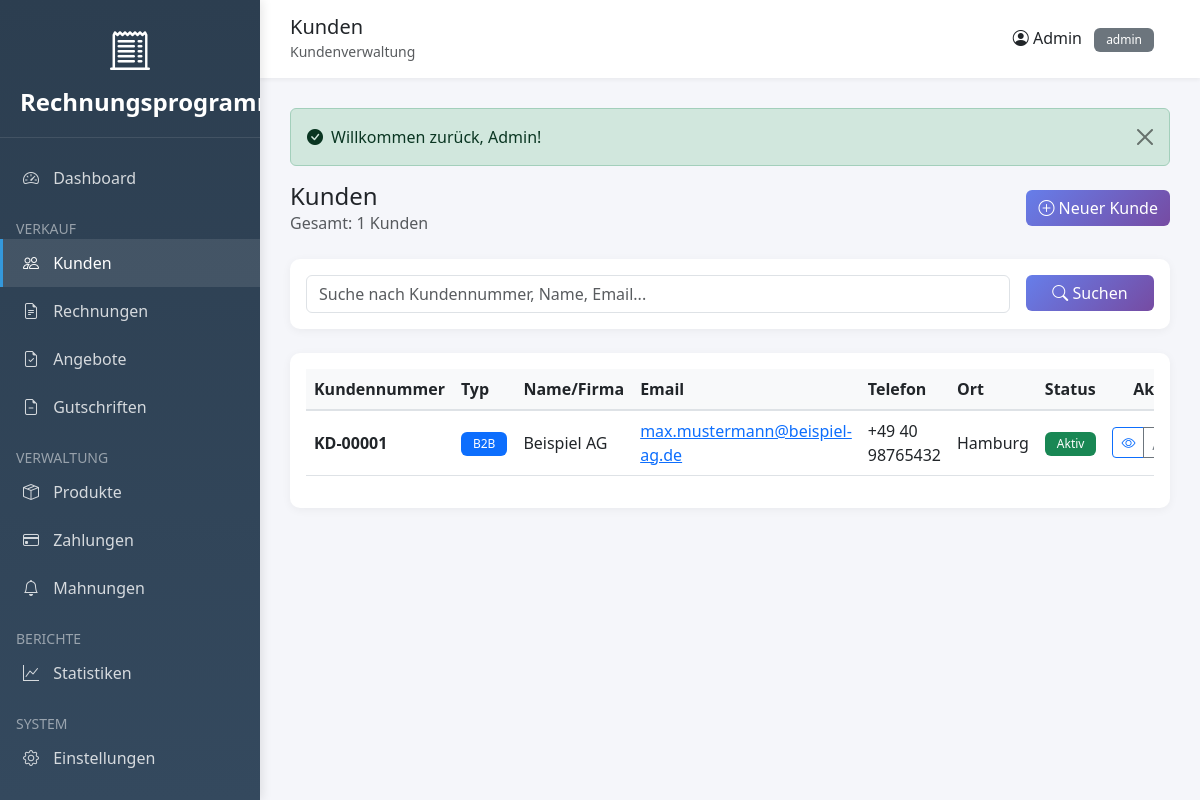
The page /customers (signed in) on the database its author committed.
### tables this page shows
CREATE TABLE IF NOT EXISTS `customers` (
  `id` INT UNSIGNED NOT NULL AUTO_INCREMENT,
  `client_id` INT UNSIGNED NOT NULL,
  `customer_number` VARCHAR(50) NOT NULL,
  `customer_type` ENUM('b2b', 'b2c') NOT NULL DEFAULT 'b2b',
  `company_name` VARCHAR(200) DEFAULT NULL,
  `first_name` VARCHAR(100) DEFAULT NULL,
  `last_name` VARCHAR(100) DEFAULT NULL,
  `email` VARCHAR(100) DEFAULT NULL,
  `phone` VARCHAR(50) DEFAULT NULL,
  `mobile` VARCHAR(50) DEFAULT NULL,
  `website` VARCHAR(200) DEFAULT NULL,
  `tax_id` VARCHAR(50) DEFAULT NULL,
  `vat_id` VARCHAR(50) DEFAULT NULL,
  `tax_region` ENUM('domestic', 'eu', 'non_eu') NOT NULL DEFAULT 'domestic',
  `billing_street` VARCHAR(200) DEFAULT NULL,
  `billing_zip` VARCHAR(20) DEFAULT NULL,
  `billing_city` VARCHAR(100) DEFAULT NULL,
  `billing_country` VARCHAR(100) DEFAULT 'Deutschland',
  `shipping_street` VARCHAR(200) DEFAULT NULL,
  `shipping_zip` VARCHAR(20) DEFAULT NULL,
  `shipping_city` VARCHAR(100) DEFAULT NULL,
  `shipping_country` VARCHAR(100) DEFAULT NULL,
  `payment_terms_days` INT DEFAULT 14,
  `skonto_days` INT DEFAULT 7,
  `skonto_percent` DECIMAL(5,2) DEFAULT 2.00,
  `credit_limit` DECIMAL(15,2) DEFAULT 0.00,
  `notes` TEXT DEFAULT NULL,
  `is_active` TINYINT(1) NOT NULL DEFAULT 1,
  `shopify_customer_id` BIGINT UNSIGNED DEFAULT NULL,
  `created_at` TIMESTAMP NOT NULL DEFAULT CURRENT_TIMESTAMP,
  `updated_at` TIMESTAMP NOT NULL DEFAULT CURRENT_TIMESTAMP ON UPDATE CURRENT_TIMESTAMP,
  PRIMARY KEY (`id`),
  UNIQUE KEY `customer_number` (`client_id`, `customer_number`),
  KEY `idx_client_id` (`client_id`),
  KEY `idx_customer_type` (`customer_type`),
  KEY `idx_email` (`email`),
  KEY `idx_shopify` (`shopify_customer_id`),
  KEY `idx_is_active` (`is_active`),
  CONSTRAINT `fk_customers_client` FOREIGN KEY (`client_id`) REFERENCES `clients` (`id`) ON DELETE CASCADE
);

### app/Controllers/CustomerController.php (called while the page is built, shortened)
<?php
class CustomerController extends Controller {
    private $customerModel;
    public function __construct() {
        $this->customerModel = new Customer();
    }
    public function index() {
        $page = $this->get('page', 1);
        $search = $this->get('search', '');
        if ($search) {
            $customers = $this->customerModel->search($search);
            $pagination = null;
        } else {
            $pagination = $this->customerModel->paginate($page, 20, ['client_id' => 1], 'id', 'DESC');
            $customers = $pagination['data'];
        }
        $this->view('customers.index', [
            'title' => 'Kunden',
            'subtitle' => 'Kundenverwaltung',
            'activeMenu' => 'customers',
            'customers' => $customers,
            'pagination' => $pagination,
            'search' => $search
        ]);
    }
}

### public/index.php (called while the page is built, shortened)
<?php
$router = require_once __DIR__ . '/../config/routes.php';
try {
    $router->dispatch();
} catch (Exception $e) {
    if (APP_DEBUG) {
        echo '<h1>Error</h1>';
        echo '<p>' . $e->getMessage() . '</p>';
        echo '<pre>' . $e->getTraceAsString() . '</pre>';
    } else {
        logMessage('Application Error: ' . $e->getMessage(), 'error');
        http_response_code(500);
        echo '<h1>Internal Server Error</h1>';
    }
}

### libs/Database.php (called while the page is built, shortened)
<?php
class Database {
    private static $instance = null;
    private $connection;
    private function __construct() {
        try {
            $dsn = sprintf(
                'mysql:host=%s;port=%s;dbname=%s;charset=%s',
                DB_HOST,
                DB_PORT,
                DB_DATABASE,
                DB_CHARSET
            );
            $options = [
                PDO::ATTR_ERRMODE            => PDO::ERRMODE_EXCEPTION,
                PDO::ATTR_DEFAULT_FETCH_MODE => PDO::FETCH_ASSOC,
                PDO::ATTR_EMULATE_PREPARES   => false,
                PDO::MYSQL_ATTR_INIT_COMMAND => "SET NAMES " . DB_CHARSET
            ];
            $this->connection = new PDO($dsn, DB_USERNAME, DB_PASSWORD, $options);
        } catch (PDOException $e) {
            logMessage('Database Connection Error: ' . $e->getMessage(), 'error');
            if (APP_DEBUG) {
                die('Database Connection Error: ' . $e->getMessage());
            } else {
                die('Database connection failed. Please contact administrator.');
            }
        }
    }
    public static function getInstance() {
        if (self::$instance === null) {
            self::$instance = new self();
        }
        return self::$instance;
    }
    public function query($sql, $params = []) {
        try {
            $stmt = $this->connection->prepare($sql);
            $stmt->execute($params);
            return $stmt;
        } catch (PDOException $e) {
            logMessage('Query Error: ' . $e->getMessage() . ' | SQL: ' . $sql, 'error');
            throw $e;
        }
    }
    public function fetchOne($sql, $params = []) {
        $stmt = $this->query($sql, $params);
        return $stmt->fetch();
    }
    public function fetchAll($sql, $params = []) {
        $stmt = $this->query($sql, $params);
        return $stmt->fetchAll();
    }
}

### libs/Model.php (called while the page is built, shortened)
<?php
abstract class Model {
    protected $db;
    protected $table;
    public function __construct() {
        $this->db = Database::getInstance();
    }
    public function count($conditions = []) {
        $sql = "SELECT COUNT(*) as count FROM {$this->table} WHERE 1=1";
        $params = [];
        foreach ($conditions as $field => $value) {
            $sql .= " AND {$field} = ?";
            $params[] = $value;
        }
        $result = $this->db->fetchOne($sql, $params);
        return (int)$result['count'];
    }
    public function paginate($page = 1, $perPage = 20, $conditions = [], $orderBy = null, $order = 'ASC') {
        $offset = ($page - 1) * $perPage;
        $sql = "SELECT * FROM {$this->table} WHERE 1=1";
        $params = [];
        foreach ($conditions as $field => $value) {
            $sql .= " AND {$field} = ?";
            $params[] = $value;
        }
        if ($orderBy) {
            $sql .= " ORDER BY {$orderBy} {$order}";
        }
        $sql .= " LIMIT {$perPage} OFFSET {$offset}";
        $data = $this->db->fetchAll($sql, $params);
        $total = $this->count($conditions);
        return [
            'data' => $data,
            'total' => $total,
            'page' => $page,
            'per_page' => $perPage,
            'last_page' => ceil($total / $perPage)
        ];
    }
}

### config/helpers.php (called while the page is built, shortened)
<?php
function url($path = '') {
    return APP_URL . '/' . ltrim($path, '/');
}
function e($string) {
    return htmlspecialchars($string ?? '', ENT_QUOTES, 'UTF-8');
}

### app/Views/customers/index.php (the view, shortened to what this page needs)
<div class="d-flex justify-content-between align-items-center mb-4">
    <div>
        <h4 class="mb-0">Kunden</h4>
        <p class="text-muted mb-0">Gesamt: <?= $pagination ? number_format($pagination['total'], 0, ',', '.') : count($customers) ?> Kunden</p>
    </div>
    <div>
        <a href="<?= url('customers/create') ?>" class="btn btn-primary">
            <i class="bi bi-plus-circle"></i> Neuer Kunde
        </a>
    </div>
</div>
<div class="card mb-4">
    <div class="card-body">
        <form method="GET" action="<?= url('customers') ?>" class="row g-3">
            <div class="col-md-10">
                <input type="text" class="form-control" name="search" placeholder="Suche nach Kundennummer, Name, Email..." value="<?= e($search) ?>">
            </div>
            <div class="col-md-2">
                <button type="submit" class="btn btn-primary w-100">
                    <i class="bi bi-search"></i> Suchen
                </button>
            </div>
        </form>
    </div>
</div>
<div class="card">
    <div class="card-body">
        <?php if (empty($customers)): ?>
            <div class="text-center py-5">
                <i class="bi bi-people fs-1 text-muted"></i>
                <p class="mt-3 text-muted">Keine Kunden gefunden</p>
                <a href="<?= url('customers/create') ?>" class="btn btn-primary">
                    <i class="bi bi-plus-circle"></i> Ersten Kunden anlegen
                </a>
            </div>
        <?php else: ?>
            <div class="table-responsive">
                <table class="table table-hover align-middle">
                    <thead>
                        <tr>
                            <th>Kundennummer</th>
                            <th>Typ</th>
                            <th>Name/Firma</th>
                            <th>Email</th>
                            <th>Telefon</th>
                            <th>Ort</th>
                            <th>Status</th>
                            <th class="text-end">Aktionen</th>
                        </tr>
                    </thead>
                    <tbody>
                        <?php foreach ($customers as $customer): ?>
                        <tr>
                            <td>
                                <strong><?= e($customer['customer_number']) ?></strong>
                            </td>
                            <td>
                                <span class="badge bg-<?= $customer['customer_type'] === 'b2b' ? 'primary' : 'info' ?>">
                                    <?= $customer['customer_type'] === 'b2b' ? 'B2B' : 'B2C' ?>
                                </span>
                            </td>
                            <td>
                                <?php if ($customer['customer_type'] === 'b2b'): ?>
                                    <?= e($customer['company_name']) ?>
                                <?php else: ?>
                                    <?= e($customer['first_name'] . ' ' . $customer['last_name']) ?>
                                <?php endif; ?>
                            </td>
                            <td>
                                <?php if ($customer['email']): ?>
                                    <a href="mailto:<?= e($customer['email']) ?>">
                                        <?= e($customer['email']) ?>
                                    </a>
                                <?php else: ?>
                                    <span class="text-muted">-</span>
                                <?php endif; ?>
                            </td>
                            <td><?= e($customer['phone'] ?: '-') ?></td>
                            <td><?= e($customer['billing_city'] ?: '-') ?></td>
                            <td>
                                <?php if ($customer['is_active']): ?>
                                    <span class="badge bg-success">Aktiv</span>
                                <?php else: ?>
                                    <span class="badge bg-secondary">Inaktiv</span>
                                <?php endif; ?>
                            </td>
                            <td class="text-end">
                                <div class="btn-group btn-group-sm">
                                    <a href="<?= url('customers/' . $customer['id']) ?>" class="btn btn-outline-primary" title="Anzeigen">
                                        <i class="bi bi-eye"></i>
                                    </a>
                                    <a href="<?= url('customers/' . $customer['id'] . '/edit') ?>" class="btn btn-outline-secondary" title="Bearbeiten">
                                    </a>
                                </div>
                            </td>
                        </tr>
                        <?php endforeach; ?>
                    </tbody>
                </table>
            </div>
        <?php endif; ?>
    </div>
</div>

### libs/Router.php (shortened to what this page needs)
<?php
class Router {
    private $routes = [];
    private function addRoute($method, $path, $handler, $name = null) {
        $route = [
            'method' => $method,
            'path' => $path,
            'handler' => $handler,
            'pattern' => $this->convertToPattern($path),
            'middlewares' => []
        ];
        $this->routes[] = $route;
        return $this;
    }
    private function convertToPattern($path) {
        $pattern = preg_replace('/\{([a-zA-Z0-9_]+)\}/', '([^/]+)', $path);
        return '#^' . $pattern . '$#';
    }
    public function middleware($middleware) {
        if (count($this->routes) > 0) {
            $index = count($this->routes) - 1;
            $this->routes[$index]['middlewares'][] = $middleware;
        }
        return $this;
    }
    public function dispatch() {
        $method = $_SERVER['REQUEST_METHOD'];
        $uri = parse_url($_SERVER['REQUEST_URI'], PHP_URL_PATH);
        foreach ($this->routes as $route) {
            if ($route['method'] === $method && preg_match($route['pattern'], $uri, $matches)) {
                array_shift($matches);
                return $this->executeHandler($route['handler'], $matches);
            }
        }
    }
    private function executeHandler($handler, $params = []) {
        if (is_string($handler) && strpos($handler, '@') !== false) {
            list($controller, $method) = explode('@', $handler);
            $controllerInstance = new $controllerClass();
            return call_user_func_array([$controllerInstance, $method], $params);
        }
        throw new \Exception("Invalid handler");
    }
}

### public/css/app.css (style rules this page uses)
:root { --primary-color: #667eea; --secondary-color: #764ba2; --success-color: #10b981; --danger-color: #ef4444; --warning-color: #f59e0b; --info-color: #3b82f6; }
.btn { transition: all 0.3s ease; }

### app/Views/layouts/main.php (style rules this page uses)
:root { --sidebar-width: 260px; --header-height: 60px; }
body { font-family: 'Segoe UI', Tahoma, Geneva, Verdana, sans-serif; background-color: #f5f6fa; }
.card { border: none; border-radius: 10px; box-shadow: 0 2px 10px rgba(0,0,0,0.05); }
.btn-primary { background: linear-gradient(135deg, #667eea 0%, #764ba2 100%); border: none; }
.table th { background-color: #f8f9fa; font-weight: 600; border-bottom: 2px solid #dee2e6; }
.badge { padding: 6px 12px; font-weight: 500; }

### rows shown on the page
customers: customer_number "KD-00001", customer_type "B2B", company_name "Beispiel AG", email "max.mustermann@beispiel-ag.de", phone "+49 40 98765432", billing_city "Hamburg", is_active "Aktiv"

### other values the page prints
$pagination['total'] "1"
